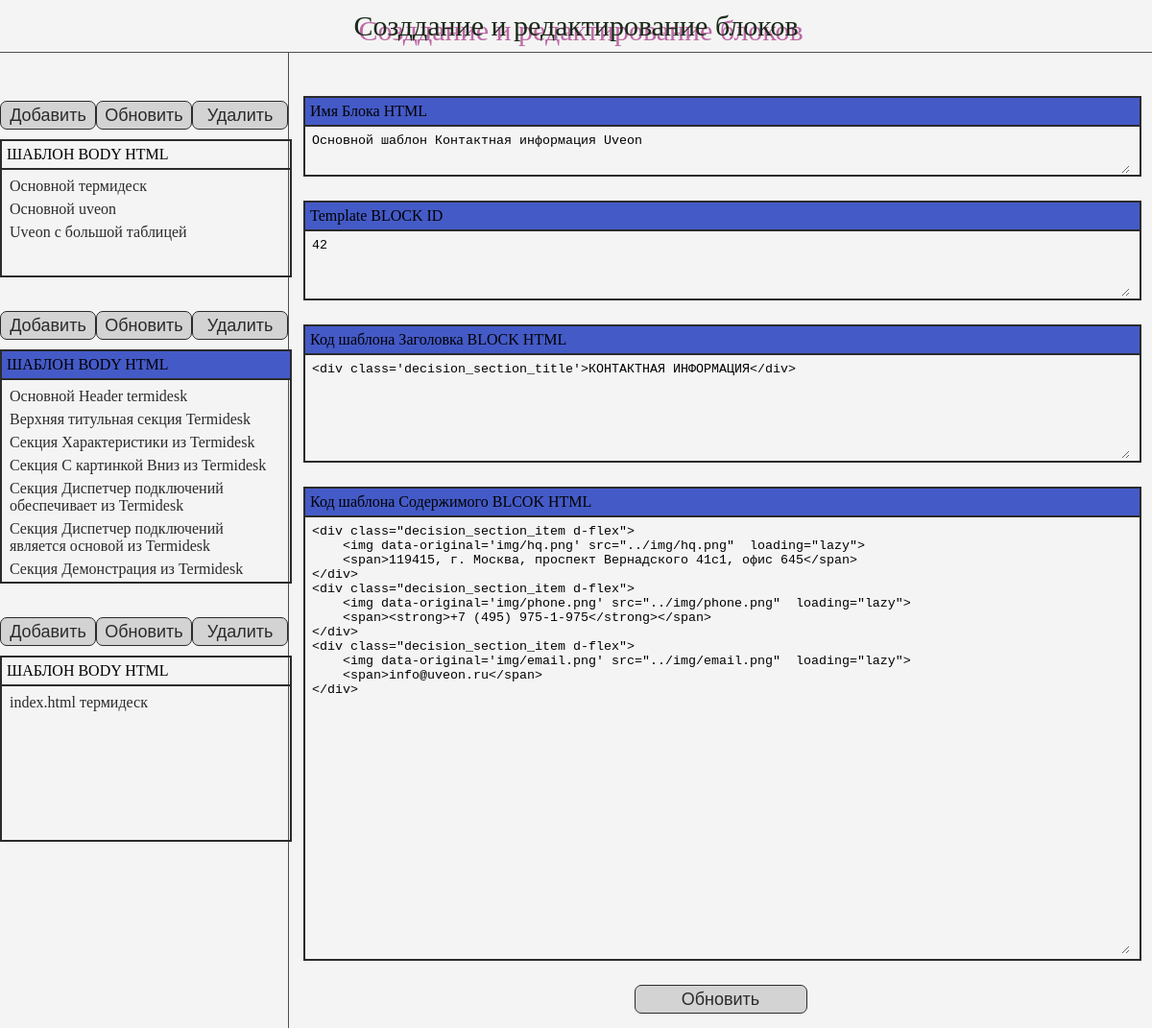
/dives/48/, run on the app's committed database.
### backend/models.py (models this page shows)
class BodyTemplate(models.Model):
    name = models.CharField(max_length=400)
    temp_body_id = models.CharField(max_length=500)
    text = models.TextField(null=True)

class DivSTemplate(models.Model):
    name = models.CharField(max_length=400)
    temp_body_id = models.CharField(max_length=500)
    header = models.TextField(null=True)
    text = models.TextField(null=True)

class HTMLTemplate(models.Model):
    name = models.CharField(max_length=400)
    use_name = models.CharField(max_length=500)
    header = models.TextField(null=True)
    body_numbers = models.CharField(max_length=1000)

### backend/views.py (the view)
# urls.py: path('dives/<int:elementid>/', views.index_dives),
def index_dives(request, elementid):
    body, dives, htmles = return_all_object()
    name, name_id, title_body, all_body = return_dives_object(elementid)
    if request.method == 'POST':
        name = request.POST.get('name')
        name_id = request.POST.get('name_id')
        title_body = request.POST.get('title_body')
        all_body = request.POST.get('all_body')
        return_new_div(elementid, name, name_id, title_body, all_body)
        form_dives = return_div_form(name, name_id, title_body, all_body)
        return render(request, 'dives/index.html',
                      {"form": form_dives, 'bodys': body, 'dives': dives, 'htmles': htmles})
    else:
        form_dives = return_div_form(name, name_id, title_body, all_body)
        return render(request, 'dives/index.html',
                      {"form": form_dives, 'bodys': body, 'dives': dives, 'htmles': htmles})

### backend/forms.py
class FormDives(forms.Form):
    name = forms.CharField(widget=forms.Textarea(attrs={"class": "input_top"}))
    name_id = forms.CharField(widget=forms.Textarea(attrs={"class": "input_center"}))
    title_body = forms.CharField(widget=forms.Textarea(attrs={"class": "input_title"}))
    all_body = forms.CharField(widget=forms.Textarea(attrs={"class": "input_body"}))

### backend/services.py (called while the page is built)
def return_all_object():
    body = BodyTemplate.objects.all()
    dives = DivSTemplate.objects.all()
    htmles = HTMLTemplate.objects.all()
    return body, dives, htmles

def return_dives_object(elementid):
    body = DivSTemplate.objects.get(id=elementid)
    return body.name, body.temp_body_id, body.header, body.text

def return_div_form(name, name_id, title_body, all_body):
    form_dives = FormDives()
    form_dives.initial["name"] = name
    form_dives.initial["name_id"] = name_id
    form_dives.initial["title_body"] = title_body
    form_dives.initial["all_body"] = all_body
    return form_dives

### templates/dives/index.html (shortened to what this page needs)
<!DOCTYPE html>
{% load static %}
<html lang="en">
<head>
    <link rel="stylesheet" href='{% static "css/dives.css" %}' type="text/css">
</head>
<body class="dives">
    <header>
        <div class="header_block"><span>Созддание и редактирование блоков</span></div>
    </header>
    <section class="dives_all d-flex">
        <div class="dives_all_left">
            <div class="template_block_body block_item">
                <div class="template_block_body_top d-flex block_item_top">
                   <button><a href="/bodys/create/1" id="bodys">Добавить</a></button>
                    <button><a href="/bodys/1" id="bodys-update">Обновить</a></button>
                    <button id="del-bodys" type="submit" data-bodys="">Удалить</button>
                </div>
                <div class="template_block_body_bottom block_item_bottom">
                    <div class="template_block_body_bottom_top block_item_bottom_top">
                        Шаблон BODY HTML
                    </div>
                    <div class="template_block_body_bottom_all block_item_bottom_all">
                        {% if bodys.count > 0 %}
                            {% for body in bodys %}
                                <div data-bodys="{{ body.id }}" class="item item-body">{{ body.name }}</div>
                            {% endfor %}
                        {% endif %}
                    </div>
                </div>
            </div>
            <div class="template_block_div block_item">
                <div class="template_block_div_top d-flex block_item_top">
                    <button><a href="/dives/create/1" id="dives">Добавить</a></button>
                    <button><a href="/dives/1" id="dives-update">Обновить</a></button>
                    <button id="del-dive" type="submit" data-dive="">Удалить</button>
                </div>
                <div class="template_block_div_bottom block_item_bottom">
                    <div class="template_block_div_bottom_top block_item_bottom_top active">
                        Шаблон BODY HTML
                    </div>
                    <div class="template_block_div_bottom_all block_item_bottom_all">
                        {% if dives.count > 0 %}
                            {% for dive in dives %}
                                <div data-dive="{{ dive.id }}" class="item item-dive">{{ dive.name }}</div>
                            {% endfor %}
                        {% endif %}
                    </div>
                </div>
            </div>
            <div class="template_block_html block_item">
                <div class="template_block_html_top d-flex block_item_top">
                    <button><a href="/htmles/create/1" id="htmles">Добавить</a></button>
                    <button><a href="/htmles/1" id="htmles-update">Обновить</a></button>
                    <button id="del-htmle" type="submit" data-htmle="">Удалить</button>
                </div>
                <div class="template_block_html_bottom block_item_bottom">
                    <div class="template_block_html_bottom_top block_item_bottom_top">
                        Шаблон BODY HTML
                    </div>
                    <div class="template_block_html_bottom_all block_item_bottom_all">
                        {% if htmles.count > 0 %}
                            {% for html in htmles %}
                                <div data-htmle="{{ html.id }}" class="item item-html">{{ html.name }}</div>
                            {% endfor %}
                        {% endif %}
                    </div>
                </div>
            </div>
        </div>
        <div class="dives_all_right">
            <form method="post">
                <div class="dives_all_right_block">
                    <div class="dives_all_right_block_content">
                        <div class="dives_all_right_block_top active">
                            Имя Блока HTML
                        </div>
                        <div class="dives_all_right_block_all content-top">
                            {{ form.name }}
                        </div>
                    </div>
                </div>
                <div class="dives_all_right_block">
                    <div class="dives_all_right_block_content">
                        <div class="dives_all_right_block_top active">
                            Template BLOCK ID
                        </div>
                        <div class="dives_all_right_block_all content-center">
                            {{ form.name_id }}
                        </div>
                    </div>
                </div>
                <div class="dives_all_right_block">
                    <div class="dives_all_right_block_content">
                        <div class="dives_all_right_block_top active">
                            Код шаблона Заголовка BLOCK HTML
                        </div>
                        <div class="dives_all_right_block_all content-bottom">
                            {{ form.title_body }}
                        </div>
                    </div>
                </div>
                <div class="dives_all_right_block">
                    <div class="dives_all_right_block_content">
                        <div class="dives_all_right_block_top active">
                            Код шаблона Содержимого BLCOK HTML
                        </div>
                        <div class="dives_all_right_block_all content-bottom_div">
                            {{ form.all_body }}
                        </div>
                    </div>
                </div>
                <div class="dives_all_right_block d-flex">
                    <button type="submit" value="send">Обновить</button>
                </div>
            </form>
        </div>
    </section>
</body>
</html>

### static/css/dives.css (style rules this page uses)
body { background-color: #f4f4f4; margin: 0; padding: 0; }
.d-flex { display: flex; }
.active { background-color: #445ac7; }
.dives header { width: 100%; padding: 5px 0; border-bottom: 1px solid #4f4f4f; }
.dives header .header_block { max-width: fit-content; width: 100%; margin: 5px auto; }
.dives header .header_block span { display: block; font-size: 30px; color: #1b2b1a; text-shadow: 5px 5px 0 #bd68a4; }
.dives_all { width: 100%; height: 100%; }
.dives_all_left { width: 25%; height: auto; padding-top: 15px; padding-bottom: 15px; border-right: 1px solid #4f4f4f; }
.dives_all_right { width: 75%; height: 100%; }
.dives_all_left .block_item { margin-left: auto; margin-right: auto; height: auto; max-width: 400px; width: 100%; }
.block_item .block_item_top { justify-content: space-between; padding: 10px 0; }
.block_item .block_item_top button { display: flex; width: 120px; height: 30px; border-radius: 7px; background-color: #d4d3d3; color: #2b2b2b; font-size: 18px; border: 1px solid #2b2b2b; align-items: center; justify-content: center; cursor: pointer; transition: all 0.3s ease-in-out; }
.block_item .block_item_top button a { color: #2b2b2b; text-decoration: none; }
.block_item .block_item_bottom { width: 100%; height: auto; border: 2px solid #2b2b2b; }
.block_item .block_item_bottom .block_item_bottom_top { padding: 5px 5px; height: auto; text-transform: uppercase; border-bottom: 2px solid #2b2b2b; }
.block_item .block_item_bottom .block_item_bottom_all { padding: 5px 5px; }
.block_item .block_item_bottom .block_item_bottom_all .item { text-decoration: none; color: #2b2b2b; font-size: 16px; display: block; padding: 3px; cursor: pointer; transition: all 0.3s ease-in-out; }
.template_block_body { margin-top: 25px; margin-bottom: 25px; }
.template_block_body .template_block_body_bottom .template_block_body_bottom_all { height: 100px; overflow-y: scroll; }
.template_block_div { margin-bottom: 25px; }
.template_block_div .template_block_div_bottom .template_block_div_bottom_all { height: 200px; overflow-y: scroll; }
.template_block_html { margin-bottom: 25px; }
.template_block_html .template_block_html_bottom .template_block_html_bottom_all { height: 150px; overflow-y: scroll; }
.dives_all_right { padding: 45px 15px 15px 15px; }
.dives_all_right .dives_all_right_block { margin-bottom: 25px; }
.dives_all_right .dives_all_right_block:last-child { margin-bottom: 0; }
.dives_all_right_block_content { border: 2px solid #2b2b2b; max-width: 1000px; width: 100%; height: auto; margin-left: auto; margin-right: auto; }
.dives_all_right_block_top { padding: 5px 5px; height: auto; border-bottom: 2px solid #2b2b2b }
.dives_all_right_block_all { padding: 5px 5px; }
.dives_all_right .dives_all_right_block button { display: flex; margin-left: auto; margin-right: auto; width: 180px; height: 30px; border-radius: 7px; background-color: #d4d3d3; color: #2b2b2b; font-size: 18px; border: 1px solid #2b2b2b; align-items: center; justify-content: center; cursor: pointer; transition: all 0.3s ease-in-out; }
.dives_all_right_block_all .input_top, .dives_all_right_block_all .input_center, .dives_all_right_block_all .input_title, .dives_all_right_block_all .input_body { width: 99%; height: 99%; border: none; background-color: #f4f4f4; }
.content-top { height: 40px; }
.content-center { height: 60px; }
.content-bottom { height: 100px; }
.content-bottom_div { height: 450px !important; }

### data on the page
BodyTemplate: name "Основной термидеск"
BodyTemplate: name "Основной uveon"
BodyTemplate: name "Uveon с большой таблицей"
DivSTemplate: name "Основной Header termidesk"
DivSTemplate: name "Верхняя титульная секция Termidesk"
DivSTemplate: name "Секция Характеристики из Termidesk"
DivSTemplate: name "Секция С картинкой Вниз из Termidesk"
DivSTemplate: name "Секция Диспетчер подключений обеспечивает из Termidesk"
DivSTemplate: name "Секция Диспетчер подключений является основой из Termidesk"
DivSTemplate: name "Секция Демонстрация из Termidesk"
HTMLTemplate: name "index.html термидеск"
DivSTemplate: name "Основной шаблон Контактная информация Uveon"
